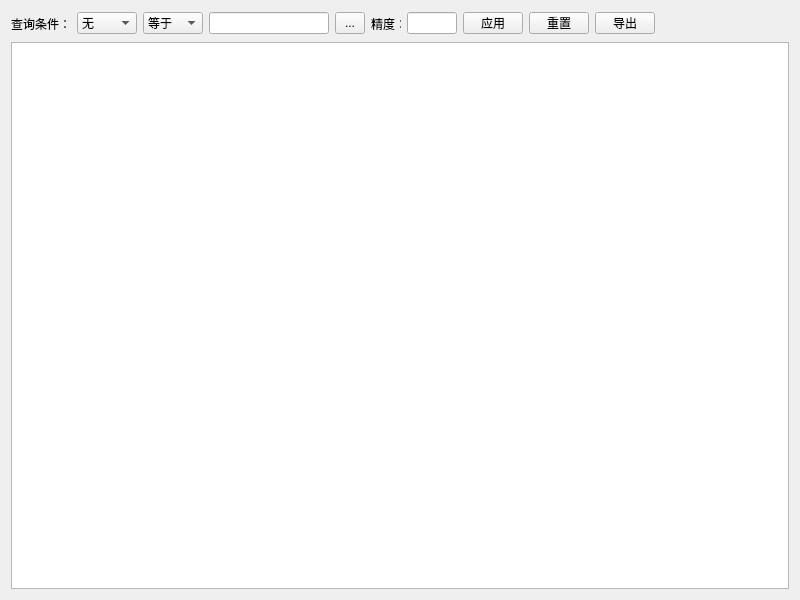
<?xml version="1.0" encoding="UTF-8"?>
<ui version="4.0">
 <class>Form</class>
 <widget class="QWidget" name="Form">
  <property name="geometry">
   <rect>
    <x>0</x>
    <y>0</y>
    <width>800</width>
    <height>600</height>
   </rect>
  </property>
  <property name="minimumSize">
   <size>
    <width>800</width>
    <height>600</height>
   </size>
  </property>
  <property name="windowTitle">
   <string>WOE和IV</string>
  </property>
  <layout class="QGridLayout" name="gridLayout">
   <item row="0" column="0">
    <layout class="QHBoxLayout" name="horizontalLayout">
     <item>
      <widget class="QLabel" name="label">
       <property name="minimumSize">
        <size>
         <width>60</width>
         <height>25</height>
        </size>
       </property>
       <property name="maximumSize">
        <size>
         <width>50</width>
         <height>25</height>
        </size>
       </property>
       <property name="text">
        <string>查询条件：</string>
       </property>
      </widget>
     </item>
     <item>
      <widget class="QComboBox" name="comboBox">
       <property name="enabled">
        <bool>true</bool>
       </property>
       <property name="minimumSize">
        <size>
         <width>60</width>
         <height>22</height>
        </size>
       </property>
       <property name="maximumSize">
        <size>
         <width>60</width>
         <height>22</height>
        </size>
       </property>
       <item>
        <property name="text">
         <string>无</string>
        </property>
       </item>
       <item>
        <property name="text">
         <string>变量名称</string>
        </property>
       </item>
       <item>
        <property name="text">
         <string>WOE</string>
        </property>
       </item>
       <item>
        <property name="text">
         <string>IV</string>
        </property>
       </item>
      </widget>
     </item>
     <item>
      <widget class="QComboBox" name="comboBox_2">
       <property name="minimumSize">
        <size>
         <width>60</width>
         <height>22</height>
        </size>
       </property>
       <property name="maximumSize">
        <size>
         <width>60</width>
         <height>22</height>
        </size>
       </property>
       <item>
        <property name="text">
         <string>等于</string>
        </property>
       </item>
       <item>
        <property name="text">
         <string>大于</string>
        </property>
       </item>
       <item>
        <property name="text">
         <string>大于等于</string>
        </property>
       </item>
       <item>
        <property name="text">
         <string>小于</string>
        </property>
       </item>
       <item>
        <property name="text">
         <string>小于等于</string>
        </property>
       </item>
       <item>
        <property name="text">
         <string>不等于</string>
        </property>
       </item>
       <item>
        <property name="text">
         <string>包含</string>
        </property>
       </item>
      </widget>
     </item>
     <item>
      <widget class="QLineEdit" name="lineEdit">
       <property name="minimumSize">
        <size>
         <width>90</width>
         <height>22</height>
        </size>
       </property>
       <property name="maximumSize">
        <size>
         <width>120</width>
         <height>22</height>
        </size>
       </property>
      </widget>
     </item>
     <item>
      <widget class="QToolButton" name="toolButton">
       <property name="minimumSize">
        <size>
         <width>30</width>
         <height>22</height>
        </size>
       </property>
       <property name="maximumSize">
        <size>
         <width>30</width>
         <height>22</height>
        </size>
       </property>
       <property name="text">
        <string>...</string>
       </property>
      </widget>
     </item>
     <item>
      <widget class="QLabel" name="label_2">
       <property name="minimumSize">
        <size>
         <width>30</width>
         <height>25</height>
        </size>
       </property>
       <property name="maximumSize">
        <size>
         <width>30</width>
         <height>25</height>
        </size>
       </property>
       <property name="text">
        <string>精度：</string>
       </property>
      </widget>
     </item>
     <item>
      <widget class="QLineEdit" name="lineEdit_2">
       <property name="minimumSize">
        <size>
         <width>50</width>
         <height>22</height>
        </size>
       </property>
       <property name="maximumSize">
        <size>
         <width>50</width>
         <height>22</height>
        </size>
       </property>
      </widget>
     </item>
     <item>
      <widget class="QPushButton" name="pushButton">
       <property name="minimumSize">
        <size>
         <width>60</width>
         <height>22</height>
        </size>
       </property>
       <property name="maximumSize">
        <size>
         <width>60</width>
         <height>22</height>
        </size>
       </property>
       <property name="text">
        <string>应用</string>
       </property>
      </widget>
     </item>
     <item>
      <widget class="QPushButton" name="pushButton_2">
       <property name="minimumSize">
        <size>
         <width>60</width>
         <height>22</height>
        </size>
       </property>
       <property name="maximumSize">
        <size>
         <width>60</width>
         <height>22</height>
        </size>
       </property>
       <property name="text">
        <string>重置</string>
       </property>
      </widget>
     </item>
     <item>
      <widget class="QPushButton" name="pushButton_export">
       <property name="minimumSize">
        <size>
         <width>60</width>
         <height>22</height>
        </size>
       </property>
       <property name="maximumSize">
        <size>
         <width>60</width>
         <height>22</height>
        </size>
       </property>
       <property name="text">
        <string>导出</string>
       </property>
      </widget>
     </item>
     <item>
      <spacer name="horizontalSpacer">
       <property name="orientation">
        <enum>Qt::Horizontal</enum>
       </property>
       <property name="sizeHint" stdset="0">
        <size>
         <width>40</width>
         <height>20</height>
        </size>
       </property>
      </spacer>
     </item>
    </layout>
   </item>
   <item row="1" column="0">
    <widget class="QTableWidget" name="tableWidget_woe_iv">
     <property name="minimumSize">
      <size>
       <width>500</width>
       <height>400</height>
      </size>
     </property>
    </widget>
   </item>
  </layout>
 </widget>
 <resources>
  <include location="../pyqtsource.qrc"/>
 </resources>
 <connections/>
</ui>
